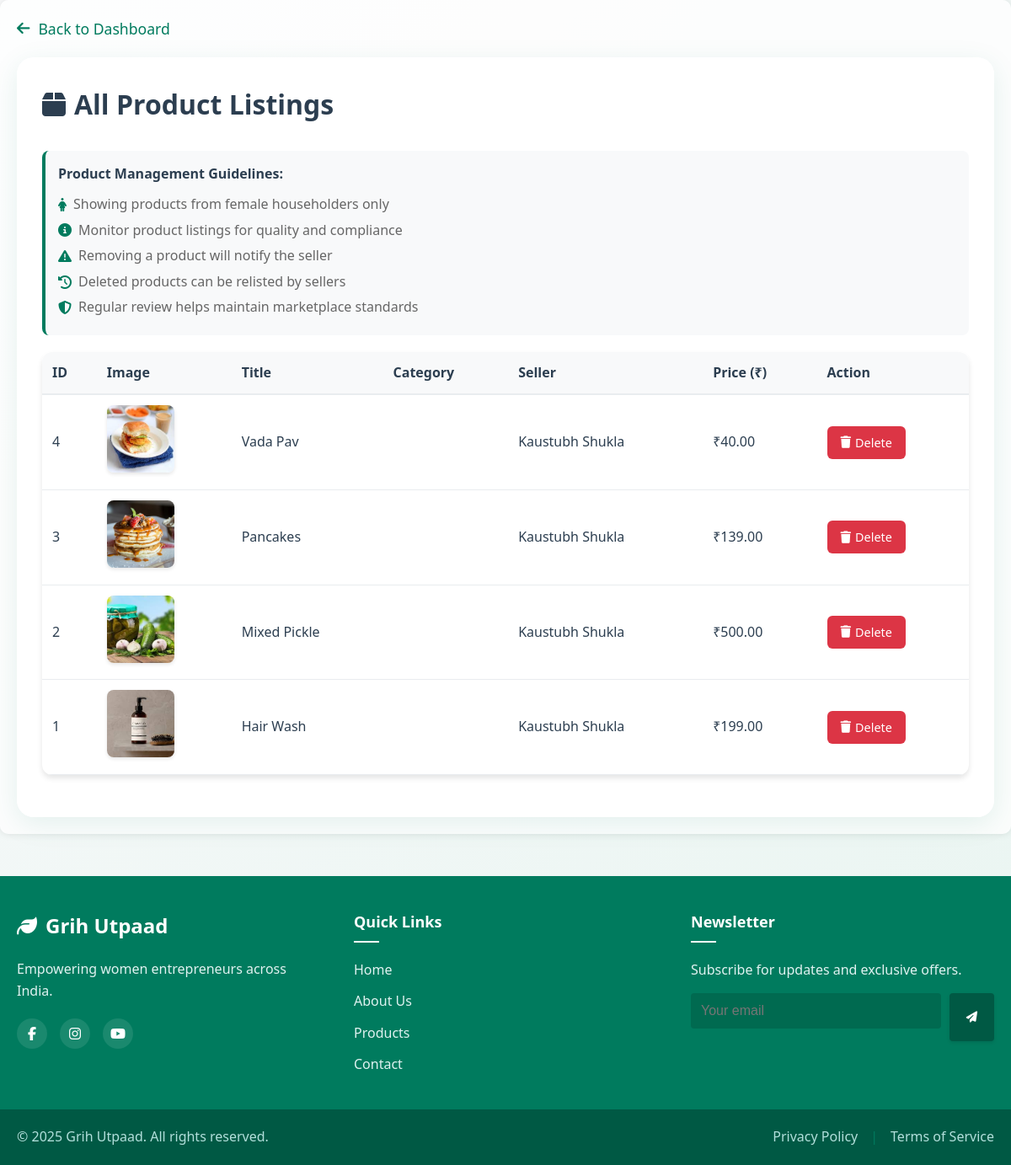
/dashboards/admin/products.php (signed in), run on the app's committed database.
### tables this page shows
CREATE TABLE `products` (
  `id` int(11) NOT NULL AUTO_INCREMENT,
  `user_id` int(11) NOT NULL,
  `title` varchar(150) NOT NULL,
  `description` text DEFAULT NULL,
  `category_id` int(11) DEFAULT NULL,
  `price` decimal(10,2) DEFAULT NULL,
  `is_approved` tinyint(1) DEFAULT 0,
  `image` varchar(255) DEFAULT NULL,
  `approved` tinyint(1) NOT NULL DEFAULT 0,
  `approved_by` int(11) DEFAULT NULL,
  `approved_at` timestamp NULL DEFAULT NULL,
  `created_at` timestamp NOT NULL DEFAULT current_timestamp(),
  PRIMARY KEY (`id`),
  KEY `user_id` (`user_id`),
  KEY `products_ibfk_2` (`approved_by`),
  KEY `category` (`category_id`)
);

CREATE TABLE `users` (
  `id` int(11) NOT NULL AUTO_INCREMENT,
  `name` varchar(100) NOT NULL,
  `email` varchar(100) NOT NULL,
  `password` varchar(255) NOT NULL,
  `role` enum('webmaster','female_householder','consumer','admin') NOT NULL,
  `registered_at` timestamp NOT NULL DEFAULT current_timestamp(),
  `is_blocked` tinyint(1) NOT NULL DEFAULT 0,
  `registration_date` timestamp NOT NULL DEFAULT current_timestamp(),
  `phone` varchar(20) DEFAULT NULL,
  `address` text DEFAULT NULL,
  `about` text DEFAULT NULL,
  `last_modified` timestamp NULL DEFAULT current_timestamp() ON UPDATE current_timestamp(),
  PRIMARY KEY (`id`),
  UNIQUE KEY `email` (`email`)
);

### dashboards/admin/products.php (the view, shortened to what this page needs)
<?php
require_once('../../config/db.php');
$query = "
    SELECT p.*, u.name AS seller
    FROM products p
    JOIN users u ON p.user_id = u.id
    WHERE u.role = 'female_householder'
    ORDER BY p.created_at DESC
";
$result = $conn->query($query);
?>
<!DOCTYPE html>
<html>
<head>
    <link rel="stylesheet" href="../../assets/uploads/css/style.css">
    <link rel="stylesheet" href="https://cdnjs.cloudflare.com/ajax/libs/font-awesome/6.5.0/css/all.min.css">
</head>
<body>
    <div class="container">
        <a href="dashboard.php" class="back-link">
            <i class="fas fa-arrow-left"></i> Back to Dashboard
        </a>
        <div class="content-wrapper">
            <div class="header">
                <h2><i class="fas fa-box"></i> All Product Listings</h2>
            </div>
            <div class="transparency-box">
                <h4>Product Management Guidelines:</h4>
                <p><i class="fas fa-female"></i> Showing products from female householders only</p>
                <p><i class="fas fa-info-circle"></i> Monitor product listings for quality and compliance</p>
                <p><i class="fas fa-exclamation-triangle"></i> Removing a product will notify the seller</p>
                <p><i class="fas fa-history"></i> Deleted products can be relisted by sellers</p>
                <p><i class="fas fa-shield-alt"></i> Regular review helps maintain marketplace standards</p>
            </div>
            <table>
                <thead>
                    <tr>
                        <th>ID</th>
                        <th>Image</th>
                        <th>Title</th>
                        <th>Category</th>
                        <th>Seller</th>
                        <th>Price (₹)</th>
                        <th>Action</th>
                    </tr>
                </thead>
                <tbody>
                <?php if ($result->num_rows > 0): ?>
                    <?php while ($row = $result->fetch_assoc()): ?>
                    <tr>
                        <td><?= $row['id'] ?></td>
                        <td><img src="../../uploads/<?= $row['image'] ?>" class="product-image" alt="Product Image" /></td>
                        <td><?= htmlspecialchars($row['title']) ?></td>
                        <td><?= htmlspecialchars($row['category']) ?></td>
                        <td><?= htmlspecialchars($row['seller']) ?></td>
                        <td>₹<?= number_format($row['price'], 2) ?></td>
                        <td>
                            <a href="delete_product.php?id=<?= $row['id'] ?>" class="delete-btn" onclick="return confirm('Are you sure you want to delete this product?');">
                                <i class="fas fa-trash"></i> Delete
                            </a>
                        </td>
                    </tr>
                    <?php endwhile; ?>
                <?php endif; ?>
                </tbody>
            </table>
        </div>
    </div>
    <?php include('../../includes/footer.php'); ?>
</body>
</html>

### assets/uploads/css/style.css (style rules this page uses)
body { font-family: 'Segoe UI', sans-serif; margin: 0; padding: 20px; background-color: #f8f9fa; color: #2c3e50; line-height: 1.6; }
.container { max-width: 1200px; margin: 0 auto; padding: 20px; }
h2 { color: #007B5E; font-size: 2rem; margin-bottom: 1.5rem; font-weight: 600; }
a { color: #007B5E; text-decoration: none; transition: color 0.3s ease; }
table { width: 100%; border-collapse: separate; border-spacing: 0; background-color: white; border-radius: 12px; overflow: hidden; box-shadow: 0 4px 6px rgba(0, 0, 0, 0.1); margin-bottom: 20px; }
th, td { padding: 15px; border-bottom: 1px solid #e9ecef; text-align: left; }
th { background-color: #e9f5f1; font-weight: 600; color: #2c3e50; }
img { max-width: 100px; height: auto; border-radius: 8px; box-shadow: 0 2px 4px rgba(0, 0, 0, 0.1); transition: transform 0.3s ease; }

### dashboards/admin/products.php (style rules this page uses)
body { margin: 0; padding: 0; min-height: 100vh; background: linear-gradient(135deg, #f8f9fa 0%, #e9f5f1 100%); font-family: 'Segoe UI', sans-serif; }
.container { max-width: 1200px; margin: 0 auto; padding: 40px 20px; background-color: rgba(255, 255, 255, 0.8); padding: 20px; border-radius: 10px; box-shadow: 0 0 10px rgba(0, 0, 0, 0.1); }
.content-wrapper { background: rgba(255, 255, 255, 0.9); border-radius: 20px; box-shadow: 0 8px 32px rgba(0, 123, 94, 0.1); padding: 30px; backdrop-filter: blur(10px); -webkit-backdrop-filter: blur(10px); }
.header { display: flex; justify-content: space-between; align-items: center; margin-bottom: 30px; }
.header h2 { color: #2c3e50; margin: 0; display: flex; align-items: center; gap: 10px; }
.transparency-box { background: #f8f9fa; padding: 15px; border-radius: 8px; margin-bottom: 20px; border-left: 4px solid #007B5E; }
.transparency-box h4 { color: #2c3e50; margin-top: 0; margin-bottom: 10px; }
.transparency-box p { margin: 5px 0; color: #666; display: flex; align-items: center; gap: 8px; }
.transparency-box i { color: #007B5E; }
.back-link { display: inline-flex; align-items: center; gap: 10px; color: #007B5E; text-decoration: none; font-size: 1.1rem; font-weight: 500; margin-bottom: 20px; transition: all 0.3s ease; }
table { width: 100%; border-collapse: separate; border-spacing: 0; margin-top: 20px; }
th { background: #f8f9fa; color: #2c3e50; font-weight: 600; padding: 12px; text-align: left; border-bottom: 2px solid #e9ecef; }
td { padding: 12px; border-bottom: 1px solid #e9ecef; vertical-align: middle; }
.product-image { width: 80px; height: 80px; object-fit: cover; border-radius: 8px; }
.delete-btn { background: #dc3545; color: white; padding: 8px 16px; border-radius: 6px; text-decoration: none; display: inline-flex; align-items: center; gap: 5px; font-size: 0.9rem; transition: all 0.3s ease; }

### data on the page
products: id "4", image (picture), title "Vada Pav", user.name "Kaustubh Shukla", price "40.00"
products: id "3", image (picture), title "Pancakes", user.name "Kaustubh Shukla", price "139.00"
products: id "2", image (picture), title "Mixed Pickle", user.name "Kaustubh Shukla", price "500.00"
products: id "1", image (picture), title "Hair Wash", user.name "Kaustubh Shukla", price "199.00"
